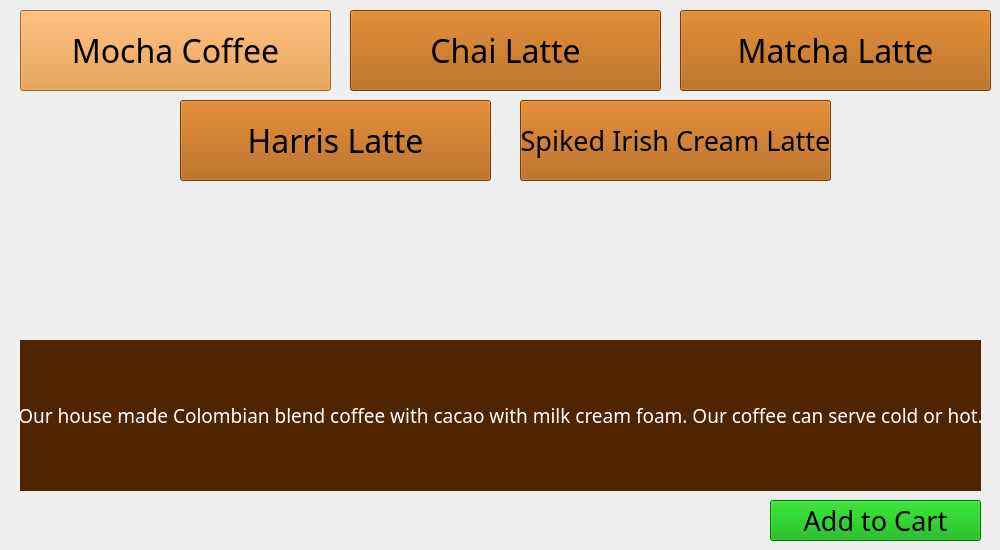
      <widget class="QWidget" name="coffee1_MochaCoffee">
       <widget class="QPushButton" name="pushButton_coffee1to5">
        <property name="geometry">
         <rect>
          <x>520</x>
          <y>100</y>
          <width>311</width>
          <height>81</height>
         </rect>
        </property>
        <property name="font">
         <font>
          <family>Bernard MT Condensed</family>
          <pointsize>20</pointsize>
         </font>
        </property>
        <property name="styleSheet">
         <string notr="true">background-color: rgb(170, 85, 0);</string>
        </property>
        <property name="text">
         <string>Spiked Irish Cream Latte</string>
        </property>
       </widget>
       <widget class="QPushButton" name="pushButton_coffeeToModify_30">
        <property name="geometry">
         <rect>
          <x>20</x>
          <y>10</y>
          <width>311</width>
          <height>81</height>
         </rect>
        </property>
        <property name="font">
         <font>
          <family>Bernard MT Condensed</family>
          <pointsize>24</pointsize>
         </font>
        </property>
        <property name="styleSheet">
         <string notr="true">background-color: rgb(226, 143, 49);</string>
        </property>
        <property name="text">
         <string>Mocha Coffee</string>
        </property>
       </widget>
       <widget class="QPushButton" name="pushButton_coffee1to4">
        <property name="geometry">
         <rect>
          <x>180</x>
          <y>100</y>
          <width>311</width>
          <height>81</height>
         </rect>
        </property>
        <property name="font">
         <font>
          <family>Bernard MT Condensed</family>
          <pointsize>24</pointsize>
         </font>
        </property>
        <property name="styleSheet">
         <string notr="true">background-color: rgb(170, 85, 0);</string>
        </property>
        <property name="text">
         <string>Harris Latte</string>
        </property>
       </widget>
       <widget class="QPushButton" name="pushButton_coffee1to3">
        <property name="geometry">
         <rect>
          <x>680</x>
          <y>10</y>
          <width>311</width>
          <height>81</height>
         </rect>
        </property>
        <property name="font">
         <font>
          <family>Bernard MT Condensed</family>
          <pointsize>24</pointsize>
         </font>
        </property>
        <property name="styleSheet">
         <string notr="true">background-color: rgb(170, 85, 0);</string>
        </property>
        <property name="text">
         <string>Matcha Latte</string>
        </property>
       </widget>
       <widget class="QLabel" name="label_16">
        <property name="geometry">
         <rect>
          <x>20</x>
          <y>340</y>
          <width>961</width>
          <height>151</height>
         </rect>
        </property>
        <property name="font">
         <font>
          <family>Bernard MT Condensed</family>
          <pointsize>14</pointsize>
         </font>
        </property>
        <property name="styleSheet">
         <string notr="true">background-color: rgb(79, 37, 1);
color: rgb(255, 255, 255);</string>
        </property>
        <property name="text">
         <string>Our house made Colombian blend coffee with cacao with milk cream foam. Our coffee can serve cold or hot.</string>
        </property>
        <property name="alignment">
         <set>Qt::AlignCenter</set>
        </property>
       </widget>
       <widget class="QPushButton" name="pushButton_coffee1to2">
        <property name="geometry">
         <rect>
          <x>350</x>
          <y>10</y>
          <width>311</width>
          <height>81</height>
         </rect>
        </property>
        <property name="font">
         <font>
          <family>Bernard MT Condensed</family>
          <pointsize>24</pointsize>
         </font>
        </property>
        <property name="styleSheet">
         <string notr="true">background-color: rgb(170, 85, 0);</string>
        </property>
        <property name="text">
         <string>Chai Latte</string>
        </property>
       </widget>
       <widget class="QPushButton" name="pushButton_coffee1oCart">
        <property name="geometry">
         <rect>
          <x>770</x>
          <y>500</y>
          <width>211</width>
          <height>41</height>
         </rect>
        </property>
        <property name="font">
         <font>
          <family>Bernard MT Condensed</family>
          <pointsize>20</pointsize>
         </font>
        </property>
        <property name="styleSheet">
         <string notr="true">background-color: rgb(0, 170, 0);
color: rgb(0, 0, 0);</string>
        </property>
        <property name="text">
         <string>Add to Cart</string>
        </property>
       </widget>
      </widget>
